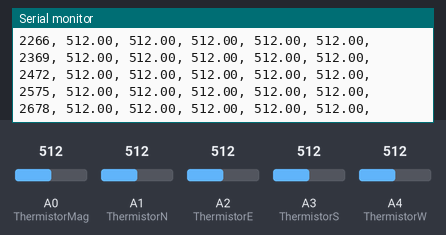
A sketch run on a simulated Arduino Uno, built with avr-gcc and run on an emulated ATmega328P. On the bench: the last lines printed to the serial monitor. The test bench sets the inputs (shaded band); at power-on: A1 (ThermistorN) = 512, A0 (ThermistorMag) = 512, A2 (ThermistorE) = 512, A3 (ThermistorS) = 512, A4 (ThermistorW) = 512.

Above: at 2.7 s.
2.8 s: A1 (ThermistorN) set to 106
At 2.89 s:
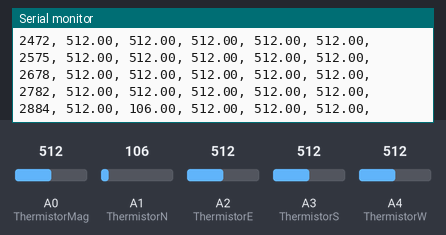
5.8 s: A1 (ThermistorN) set to 93
At 5.88 s:
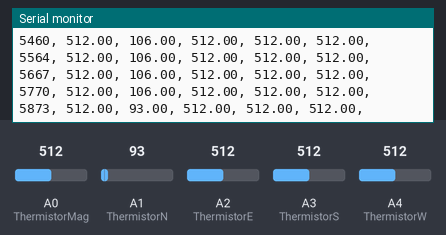
Timing chart, 0 to 8.8 s (numbered marks = the images above; inputs shaded):
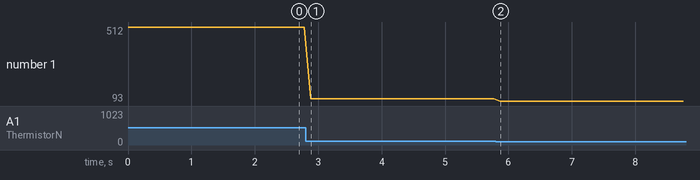

The sketch:

send_data.ino
```cpp
/*
 * Created 05/30/21
 * By Jack A. Defay
 *
 * Code for reading the raw analog values from the sensor.
 *
 * This code is published under the MIT Open Source Liscense
 */

#include <math.h>

int ThermistorMag = A0;  //thermistor 5
int ThermistorN = A1;  //thermistor 8
int ThermistorE = A2;  //thermistor 2
int ThermistorS = A3;  //thermistor 7
int ThermistorW = A4;  //thermistor 6

int pins[] = {ThermistorN, ThermistorE, ThermistorS, ThermistorW};
double data[4];
double mag;

void setup() {
  pinMode(ThermistorMag, INPUT);
  pinMode(ThermistorN, INPUT);
  pinMode(ThermistorE, INPUT);
  pinMode(ThermistorS, INPUT);
  pinMode(ThermistorW, INPUT);


  Serial.begin(9600);
}

void loop() {
  Serial.print(millis());
  Serial.print(", ");

  mag = analogRead(ThermistorMag);
  Serial.print(mag);
  Serial.print(", ");


  for(int n=0; n<4; n++){
    data[n] = analogRead(pins[n]);
    Serial.print(data[n]);
    Serial.print(", ");
  }
  Serial.println();

  delay(100);
}
```

Measured:
- after the input at 2.8 s, the serial monitor: prints a new line after 0.09 s (image 1)
- plotted number 1: 512 → 106 after the input at 2.8 s
